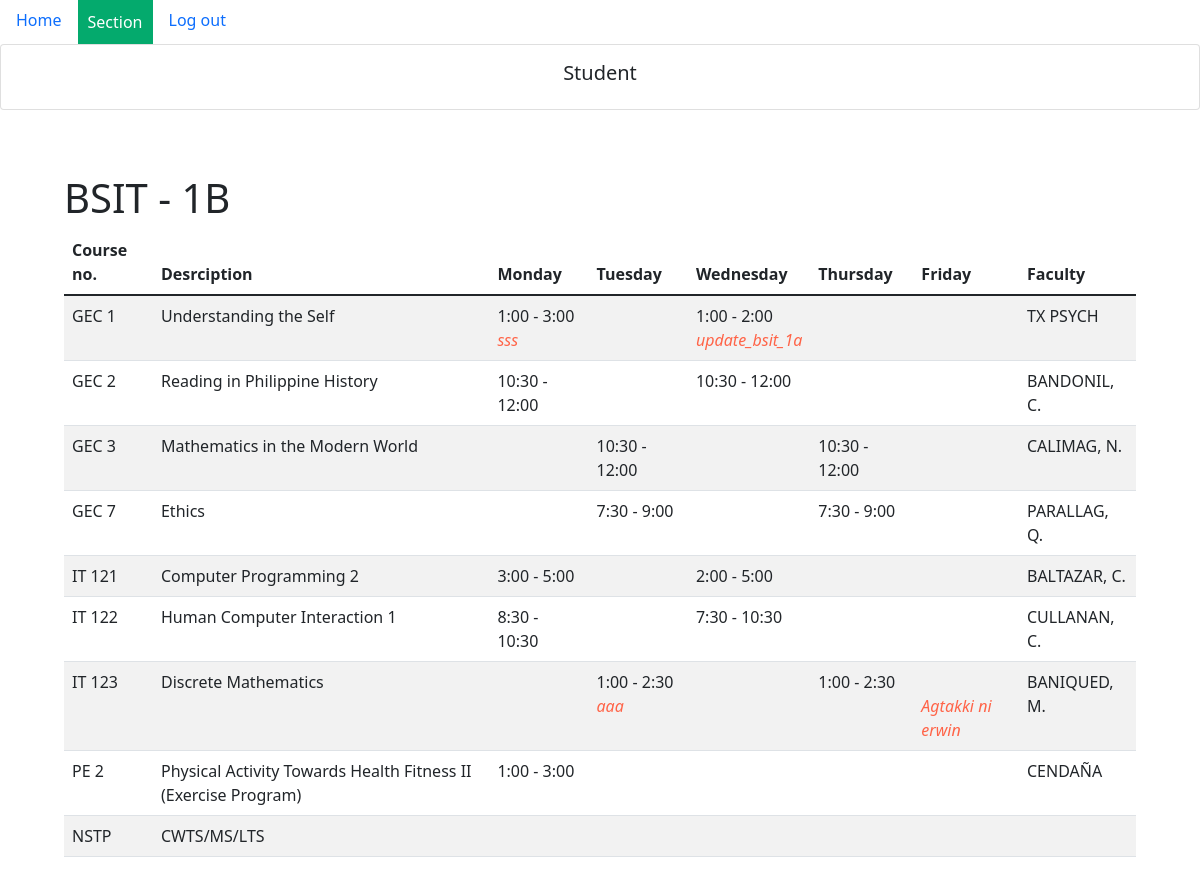
Screenshot of /bsit_1b.php (signed in) with the database file from the repository.
### tables this page shows
CREATE TABLE `bsit_1b` (
  `id` int(11) NOT NULL,
  `coursenum` varchar(100) NOT NULL,
  `description` varchar(100) NOT NULL,
  `monday` varchar(100) NOT NULL,
  `monday_stat` varchar(100) NOT NULL,
  `tuesday` varchar(100) NOT NULL,
  `tue_stat` varchar(100) NOT NULL,
  `wednesday` varchar(100) NOT NULL,
  `wed_stat` varchar(100) NOT NULL,
  `thursday` varchar(100) NOT NULL,
  `thu_stat` varchar(100) NOT NULL,
  `friday` varchar(100) NOT NULL,
  `fri_stat` varchar(100) NOT NULL,
  `faculty` varchar(100) NOT NULL
);

### php/bsit_1b_members.php (called while the page is built)
<?php
if (isset($_SESSION['username']) && isset($_SESSION['id'])) {
    $sql = "SELECT * FROM bsit_1b ORDER BY id ASC";
    $res = mysqli_query($conn, $sql);
}else{
	header("Location: index.php");
}

### bsit_1b.php (the view, shortened to what this page needs)
<?php
include "db_conn.php";
if (isset($_SESSION['username']) && isset($_SESSION['id'])) {   ?>
	<!DOCTYPE html>
	<html>
	<head>
		<link rel="stylesheet" href="./css/dropdownmenu.css">
		<link href="https://cdn.jsdelivr.net/npm/bootstrap@5.1.3/dist/css/bootstrap.min.css" rel="stylesheet">
	</head>
	<body>
		<?php if ($_SESSION['role'] == 'admin') { ?>
			<nav class="nav">
				<a class="nav-link active" aria-current="page" href="#"><b>Isabela State University</b></a>
				<div class="dropdown">
					<button class="dropbtn">Section</button>
					<div class="dropdown-content">
						<a href="home.php">BSIT 1A</a>
						<a href="bsit_1c.php">BSIT 1C</a>
						<a href="bsit_1d.php">BSIT 1D</a>
						<a href="bsit_1e.php">BSIT 1E</a>
					</div>
				</div>
				<a class="nav-link" href="logout.php" style="color: tomato;">Log out</a>
			</nav>
			<div class="card">
				<div class="card-body text-center">
					<h2 class="card-title" style="text-align: center;">
						Administrator
						<?= $_SESSION['name'] ?>
					</h2>
				</div>
				<div class="p-3 m-5">
					<?php include 'php/bsit_1b_members.php';
					if (mysqli_num_rows($res) > 0) { ?>
						<h1 class="display-4 fs-1">BSIT - 1B</h1>
						<table class="table table-striped" style="width: 100%;">
							<thead>
								<tr>
									<th scope="col" style="display: none;">#</th>
									<th scope="col">Course no.</th>
									<th scope="col">Desrciption</th>
									<th scope="col">Monday</th>
									<th scope="col">Tuesday</th>
									<th scope="col">Wednesday</th>
									<th scope="col">Thursday</th>
									<th scope="col">Friday</th>
									<th scope="col">Faculty</th>
									<th scope="col">Action</th>
								</tr>
							</thead>
							<tbody>
								<?php
								$i = 1;
								while ($rows = mysqli_fetch_assoc($res)) { ?>
									<tr>
										<th scope="row" style="display: none;"><?= $i ?></th>
										<td><?= $rows['coursenum'] ?></td>
										<td><?= $rows['description'] ?></td>
										<td><?= $rows['monday'] ?><br><i style="color: tomato;"><?= $rows['monday_stat'] ?></i></td>
										<td><?= $rows['tuesday'] ?><br><i style="color: tomato;"><?= $rows['tue_stat'] ?></i></td>
										<td><?= $rows['wednesday'] ?><br><i style="color: tomato;"><?= $rows['wed_stat'] ?></i></td>
										<td><?= $rows['thursday'] ?><br><i style="color: tomato;"><?= $rows['thu_stat'] ?></i></td>
										<td><?= $rows['friday'] ?><br><i style="color: tomato;"><?= $rows['fri_stat'] ?></i></td>
										<td><?= $rows['faculty'] ?></td>
										<td>
											<a href="bsit_1b_update.php?id=<?= $rows['id'] ?>" class="btn btn-success">Update</a>
										</td>
									</tr>
								<?php $i++;
								} ?>
							</tbody>
						</table>
					<?php } ?>
					<table>
						<thead>
							<tr>
								<th>
									<form method="POST" action="emails/send_email.bsit1b.php">
										<button name="send" class="btn btn-primary"><span class="glyphicon glyphicon-envelope"></span>Send notification</button>
									</form>
								</th>
								<th>
									<form action="php/update_clear.php" method="post">
										<input hidden type="monday_stat" class="form-control" name="monday_stat" id="monday_stat" value="">
										<input hidden type="tue_stat" class="form-control" name="tue_stat" id="tue_stat" value="">
										<input hidden type="wed_stat" class="form-control" name="wed_stat" id="wed_stat" value="">
										<input hidden type="thu_stat" class="form-control" name="thu_stat" id="thu_stat" value="">
										<input hidden type="fri_stat" class="form-control" name="fri_stat" id="fri_stat" value="">
										<input type="text" name="id" value="<?= $row['id'] ?>" hidden>
										<button type="submit" name="update" class="btn btn-danger">
											Reset schedule
										</button>
									</form>
								</th>
							</tr>
						</thead>
					</table>
					<?php
					if (isset($_SESSION['status'])) {
						if ($_SESSION['status'] == "ok") {
					?>
							<div class="alert alert-info""><?php echo $_SESSION['result'] ?></div>
												<?php
											} else {
												?>
													<div class=" alert alert-danger"><?php echo $_SESSION['result'] ?></div>
					<?php
											}
											unset($_SESSION['result']);
											unset($_SESSION['status']);
										}
					?><br>
					<hr><br>
					<ul class="list-group">
						<li class="list-group-item">vbatuon18@gmail.com</li>
						<li class="list-group-item">iiisssaromero@gmail.com</li>
					</ul>
				</div>
			<?php } else { ?>
				<nav class="nav">
				<a class="nav-link active" aria-current="page" href="#">Home</a>
				<div class="dropdown">
					<button class="dropbtn">Section</button>
				</div>
				<a class="nav-link" href="logout.php">Log out</a>
			</nav>
				<div class="card">
					<div class="card-body text-center">
						<h5 class="card-title" style="text-align: center;">
							Student
						</h5>
					</div>
				</div>
				<div class="p-3 m-5">
					<?php include 'php/bsit_1b_members.php';
					if (mysqli_num_rows($res) > 0) { ?>
						<h1 class="display-4 fs-1">BSIT - 1B</h1>
						<table class="table table-striped" style="width: 100%;">
							<thead>
								<tr>
									<th scope="col">Course no.</th>
									<th scope="col">Desrciption</th>
									<th scope="col">Monday</th>
									<th scope="col">Tuesday</th>
									<th scope="col">Wednesday</th>
									<th scope="col">Thursday</th>
									<th scope="col">Friday</th>
									<th scope="col">Faculty</th>
								</tr>
							</thead>
							<tbody>
								<?php
								while ($rows = mysqli_fetch_assoc($res)) { ?>
									<tr>
										<td><?= $rows['coursenum'] ?></td>
										<td><?= $rows['description'] ?></td>
										<td><?= $rows['monday'] ?><br><i style="color: tomato;"><?= $rows['monday_stat'] ?></i></td>
										<td><?= $rows['tuesday'] ?><br><i style="color: tomato;"><?= $rows['tue_stat'] ?></i></td>
										<td><?= $rows['wednesday'] ?><br><i style="color: tomato;"><?= $rows['wed_stat'] ?></i></td>
										<td><?= $rows['thursday'] ?><br><i style="color: tomato;"><?= $rows['thu_stat'] ?></i></td>
										<td><?= $rows['friday'] ?><br><i style="color: tomato;"><?= $rows['fri_stat'] ?></i></td>
										<td><?= $rows['faculty'] ?></td>
									</tr>
								<?php $i++;
								} ?>
							</tbody>
						</table>
					<?php } ?>
				</div>
			<?php } ?>
	</body>
	</html>
<?php } else {
	header("Location: index.php");
} ?>

### css/dropdownmenu.css (style rules this page uses)
.dropbtn { background-color: #04AA6D; color: white; padding: 10px; font-size: 16px; border: none; }
.dropdown { position: relative; display: inline-block; }
* { box-sizing: border-box; }

### rows the page displays
bsit_1b: coursenum "GEC 1", description "Understanding the Self", monday "1:00 - 3:00", monday_stat "sss", wednesday "1:00 - 2:00", wed_stat "update_bsit_1a", faculty "TX PSYCH"
bsit_1b: coursenum "GEC 2", description "Reading in Philippine History", monday "10:30 - 12:00", wednesday "10:30 - 12:00", faculty "BANDONIL, C."
bsit_1b: coursenum "GEC 3", description "Mathematics in the Modern World", tuesday "10:30 - 12:00", thursday "10:30 - 12:00", faculty "CALIMAG, N."
bsit_1b: coursenum "GEC 7", description "Ethics", tuesday "7:30 - 9:00", thursday "7:30 - 9:00", faculty "PARALLAG, Q."
bsit_1b: coursenum "IT 121", description "Computer Programming 2", monday "3:00 - 5:00", wednesday "2:00 - 5:00", faculty "BALTAZAR, C."
bsit_1b: coursenum "IT 122", description "Human Computer Interaction 1", monday "8:30 - 10:30", wednesday "7:30 - 10:30", faculty "CULLANAN, C."
bsit_1b: coursenum "IT 123", description "Discrete Mathematics", tuesday "1:00 - 2:30", tue_stat "aaa", thursday "1:00 - 2:30", fri_stat "Agtakki ni erwin", faculty "BANIQUED, M."
bsit_1b: coursenum "PE 2", description "Physical Activity Towards Health Fitness II (Exercise Program)", monday "1:00 - 3:00", faculty "CENDAÑA"
bsit_1b: coursenum "NSTP", description "CWTS/MS/LTS"
